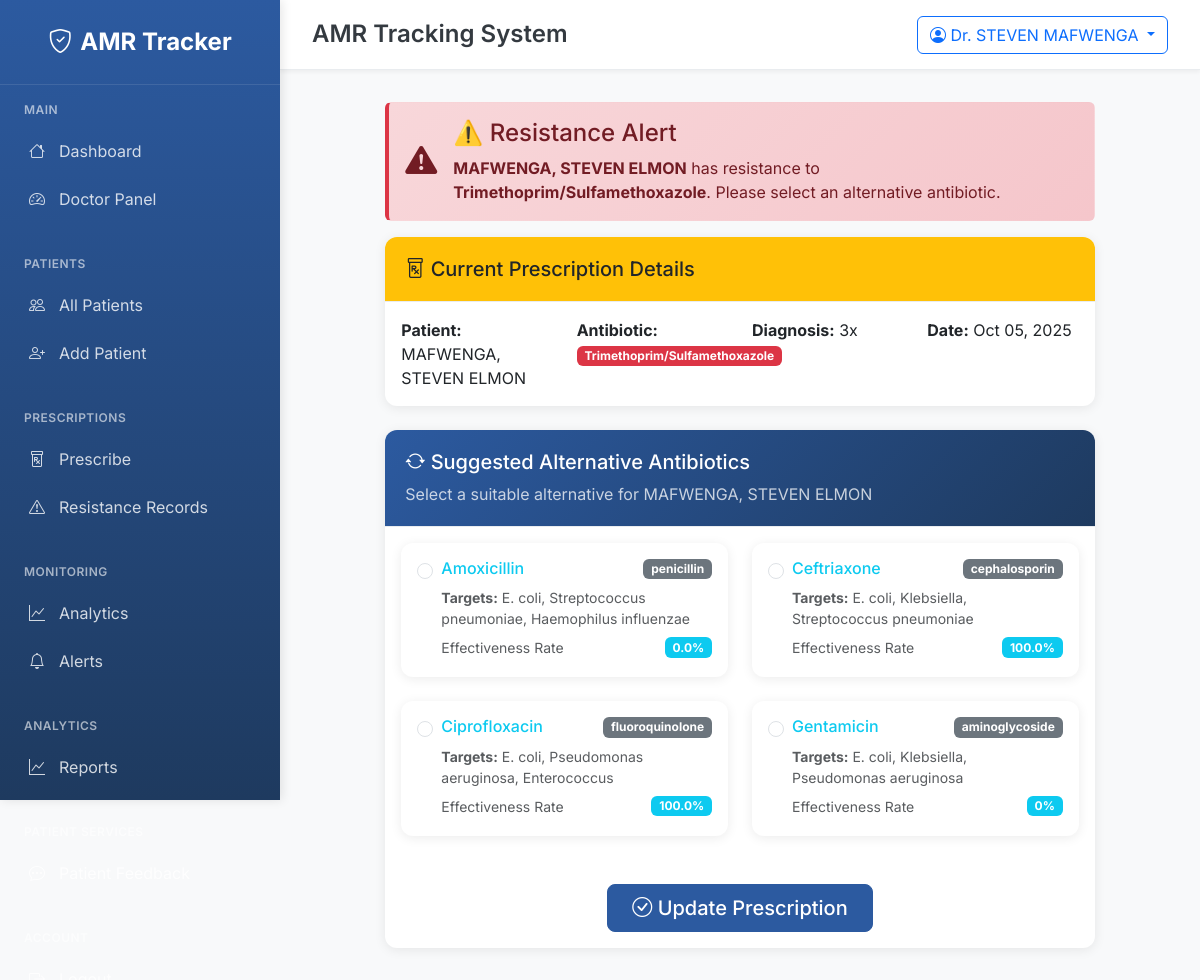
The app's page /prescriptions/7/alternatives/ (signed in) with its own data.
### amr_core/models.py (models this page shows, shortened)
class Prescription(models.Model):
    STATUS_CHOICES = [
        ('active', 'Active'),
        ('completed', 'Completed'),
        ('cancelled', 'Cancelled'),
    ]
    doctor_name = models.CharField(max_length=100)
    patient = models.ForeignKey(Patient, on_delete=models.CASCADE)
    antibiotic = models.ForeignKey(Antibiotic, on_delete=models.CASCADE)
    diagnosis = models.TextField()
    dosage = models.CharField(max_length=100)
    frequency = models.CharField(max_length=100)
    duration = models.CharField(max_length=100, help_text="e.g., '7 days', '2 weeks'")
    date_prescribed = models.DateTimeField(auto_now_add=True)
    status = models.CharField(max_length=20, choices=STATUS_CHOICES, default='active')
    notes = models.TextField(blank=True, null=True)
    class Meta:
        ordering = ['-date_prescribed']
    def get_alternatives(self):
        if not self.antibiotic.bacteria_targeted:
            return Antibiotic.objects.none()
        targeted_bacteria = self.antibiotic.get_targeted_bacteria_list()
        alternatives = Antibiotic.objects.filter(
            bacteria_targeted__icontains=targeted_bacteria[0]  # Simple matching for demo
        ).exclude(id=self.antibiotic.id)
        resistant_antibiotic_ids = ResistanceRecord.objects.filter(
            patient=self.patient,
            result='resistant'
        ).values_list('antibiotic_id', flat=True)
        return alternatives.exclude(id__in=resistant_antibiotic_ids)

class Patient(models.Model):
    GENDER_CHOICES = [
        ('M', 'Male'),
        ('F', 'Female'),
        ('O', 'Other'),
    ]
    name = models.CharField(max_length=100)
    age = models.PositiveIntegerField(validators=[MinValueValidator(0), MaxValueValidator(150)])
    gender = models.CharField(max_length=1, choices=GENDER_CHOICES)
    phone = models.CharField(max_length=15, blank=True, null=True)
    email = models.EmailField(blank=True, null=True)
    medical_history = models.TextField(blank=True, null=True, help_text="JSON format or free text")
    allergies = models.TextField(blank=True, null=True)
    created_at = models.DateTimeField(auto_now_add=True)
    updated_at = models.DateTimeField(auto_now=True)
    class Meta:
        ordering = ['-created_at']

class Antibiotic(models.Model):
    ANTIBIOTIC_CLASSES = [
        ('penicillin', 'Penicillin'),
        ('cephalosporin', 'Cephalosporin'),
        ('fluoroquinolone', 'Fluoroquinolone'),
        ('macrolide', 'Macrolide'),
        ('tetracycline', 'Tetracycline'),
        ('aminoglycoside', 'Aminoglycoside'),
        ('sulfonamide', 'Sulfonamide'),
        ('carbapenem', 'Carbapenem'),
        ('other', 'Other'),
    ]
    name = models.CharField(max_length=100, unique=True)
    bacteria_targeted = models.CharField(max_length=200, help_text="Comma-separated list of targeted bacteria")
    class_type = models.CharField(max_length=50, choices=ANTIBIOTIC_CLASSES)
    description = models.TextField(blank=True, null=True)
    dosage_info = models.TextField(blank=True, null=True, help_text="Standard dosage information")
    contraindications = models.TextField(blank=True, null=True)
    created_at = models.DateTimeField(auto_now_add=True)
    class Meta:
        ordering = ['name']
    def get_targeted_bacteria_list(self):
        return [b.strip() for b in self.bacteria_targeted.split(',') if b.strip()]
    def get_effectiveness_rate(self):
        total_prescriptions = self.prescription_set.filter(status='completed').count()
        if total_prescriptions == 0:
            return 0
        recovered_count = self.prescription_set.filter(
            status='completed',
            feedback__feedback='recovered'
        ).count()
        return round((recovered_count / total_prescriptions) * 100, 1)

### amr_core/views.py (the view, shortened to what this page needs)
# urls.py: path('prescriptions/<int:prescription_id>/alternatives/', views.prescription_alternatives, name='prescription_alternatives'),
@login_required
def prescription_alternatives(request, prescription_id):
    prescription = get_object_or_404(Prescription, id=prescription_id)
    alternatives = prescription.get_alternatives()
    context = {
        'prescription': prescription,
        'alternatives': alternatives,
    }
    return render(request, 'amr_core/prescription_alternatives.html', context)

### amr_core/templates/amr_core/prescription_alternatives.html (shortened to what this page needs)
{% extends 'amr_core/base.html' %}
{% block content %}
<div class="row justify-content-center">
    <div class="col-lg-10">
        <div class="alert alert-hospital-danger" role="alert">
            <div class="d-flex align-items-center">
                <i class="bi bi-exclamation-triangle-fill fs-2 me-3"></i>
                <div>
                    <h4 class="alert-heading">⚠️ Resistance Alert</h4>
                    <p class="mb-0">
                        <strong>{{ prescription.patient.name }}</strong> has resistance to
                        <strong>{{ prescription.antibiotic.name }}</strong>. Please select an alternative antibiotic.
                    </p>
                </div>
            </div>
        </div>
        <div class="card mb-4">
            <div class="card-header bg-warning text-dark">
                <h5 class="mb-0">
                    <i class="bi bi-prescription"></i> Current Prescription Details
                </h5>
            </div>
            <div class="card-body">
                <div class="row">
                    <div class="col-md-3">
                        <strong>Patient:</strong> {{ prescription.patient.name }}
                    </div>
                    <div class="col-md-3">
                        <strong>Antibiotic:</strong> <span class="badge bg-danger">{{ prescription.antibiotic.name }}</span>
                    </div>
                    <div class="col-md-3">
                        <strong>Diagnosis:</strong> {{ prescription.diagnosis }}
                    </div>
                    <div class="col-md-3">
                        <strong>Date:</strong> {{ prescription.date_prescribed|date:"M d, Y" }}
                    </div>
                </div>
            </div>
        </div>
        <div class="card">
            <div class="card-header bg-hospital-primary text-white">
                <h5 class="mb-0">
                    <i class="bi bi-arrow-repeat"></i> Suggested Alternative Antibiotics
                </h5>
                <p class="mb-0 mt-2 opacity-75">Select a suitable alternative for {{ prescription.patient.name }}</p>
            </div>
            <div class="card-body">
                {% if alternatives %}
                    <form method="post">
                        <div class="row">
                            {% for alternative in alternatives %}
                            <div class="col-md-6 mb-4">
                                <div class="card border-info h-100">
                                    <div class="card-body">
                                        <div class="form-check">
                                            <input class="form-check-input" type="radio" name="alternative_antibiotic"
                                                   id="alt_{{ alternative.id }}" value="{{ alternative.id }}" required>
                                            <label class="form-check-label w-100" for="alt_{{ alternative.id }}">
                                                <div class="d-flex justify-content-between align-items-start mb-2">
                                                    <h6 class="card-title text-info mb-0">{{ alternative.name }}</h6>
                                                    <span class="badge bg-secondary">{{ alternative.class_type }}</span>
                                                </div>
                                                <p class="small text-muted mb-2">
                                                    <strong>Targets:</strong> {{ alternative.bacteria_targeted }}
                                                </p>
                                                <div class="d-flex justify-content-between align-items-center">
                                                    <span class="small text-muted">Effectiveness Rate</span>
                                                    <span class="badge bg-info">{{ alternative.get_effectiveness_rate }}%</span>
                                                </div>
                                            </label>
                                        </div>
                                    </div>
                                </div>
                            </div>
                            {% endfor %}
                        </div>
                        <div class="text-center mt-4">
                            <button type="submit" class="btn btn-hospital-primary btn-lg">
                                <i class="bi bi-check-circle"></i> Update Prescription
                            </button>
                        </div>
                    </form>
                {% endif %}
            </div>
        </div>
    </div>
</div>
{% endblock %}

### amr_core/templates/amr_core/includes/topbar.html (shortened to what this page needs)
<div class="topbar">
    <div class="d-flex align-items-center">
        <h1 class="topbar-title">{% block page_title %}AMR Tracking System{% endblock %}</h1>
    </div>
    <div class="topbar-actions">
        {% if user.is_authenticated %}
            <div class="dropdown">
                <button class="btn btn-outline-primary dropdown-toggle" type="button" data-bs-toggle="dropdown">
                    <i class="bi bi-person-circle"></i>
                    Dr. {{ user.get_full_name|default:user.username }}
                </button>
            </div>
        {% endif %}
    </div>
</div>

### amr_core/static/amr_core/css/custom.css (style rules this page uses)
:root { --hospital-blue: #2c5aa0; }
.card { overflow: visible; }

### amr_core/templates/amr_core/base.html (style rules this page uses)
:root { --hospital-blue: #2c5aa0; --hospital-light-blue: #e8f2ff; --hospital-green: #28a745; --hospital-red: #dc3545; --hospital-orange: #fd7e14; --hospital-gray: #6c757d; --hospital-dark: #343a40; --hospital-light: #f8f9fa; --sidebar-width: 280px; --topbar-height: 70px; }
* { margin: 0; padding: 0; box-sizing: border-box; }
body { font-family: 'Inter', sans-serif; background-color: var(--hospital-light); color: var(--hospital-dark); overflow-x: hidden; }
.topbar { height: var(--topbar-height); background: white; border-bottom: 1px solid #e9ecef; display: flex; align-items: center; justify-content: space-between; padding: 0 2rem; box-shadow: 0 2px 4px rgba(0,0,0,0.05); position: sticky; top: 0; z-index: 999; }
.topbar-title { font-size: 1.5rem; font-weight: 600; color: var(--hospital-dark); margin: 0; }
.topbar-actions { display: flex; align-items: center; gap: 1rem; }
.card { border: none; border-radius: 12px; box-shadow: 0 2px 12px rgba(0,0,0,0.08); transition: all 0.3s ease; }
.card-header { background: white; border-bottom: 1px solid #e9ecef; border-radius: 12px 12px 0 0 !important; padding: 1.25rem; }
.bg-hospital-primary { background: linear-gradient(135deg, var(--hospital-blue) 0%, #1e3a5f 100%); }
.btn-hospital-primary { background: var(--hospital-blue); border-color: var(--hospital-blue); color: white; font-weight: 500; border-radius: 8px; padding: 0.5rem 1.5rem; transition: all 0.3s ease; }
.alert-hospital-danger { background: linear-gradient(135deg, #f8d7da 0%, #f5c6cb 100%); color: #721c24; border-left: 4px solid var(--hospital-red); }

### records on screen
Prescription: patient.name "MAFWENGA, STEVEN ELMON", antibiotic.name "Trimethoprim/Sulfamethoxazole", diagnosis "3x", date_prescribed "Oct 05, 2025"
Antibiotic: name "Amoxicillin", class_type "penicillin", bacteria_targeted "E. coli, Streptococcus pneumoniae, Haemophilus influenzae", get_effectiveness_rate "0.0"
Antibiotic: name "Ceftriaxone", class_type "cephalosporin", bacteria_targeted "E. coli, Klebsiella, Streptococcus pneumoniae", get_effectiveness_rate "100.0"
Antibiotic: name "Ciprofloxacin", class_type "fluoroquinolone", bacteria_targeted "E. coli, Pseudomonas aeruginosa, Enterococcus", get_effectiveness_rate "100.0"
Antibiotic: name "Gentamicin", class_type "aminoglycoside", bacteria_targeted "E. coli, Klebsiella, Pseudomonas aeruginosa", get_effectiveness_rate "0"

### other values on screen
{{ user.get_full_name|default:user.username }} "STEVEN MAFWENGA"
